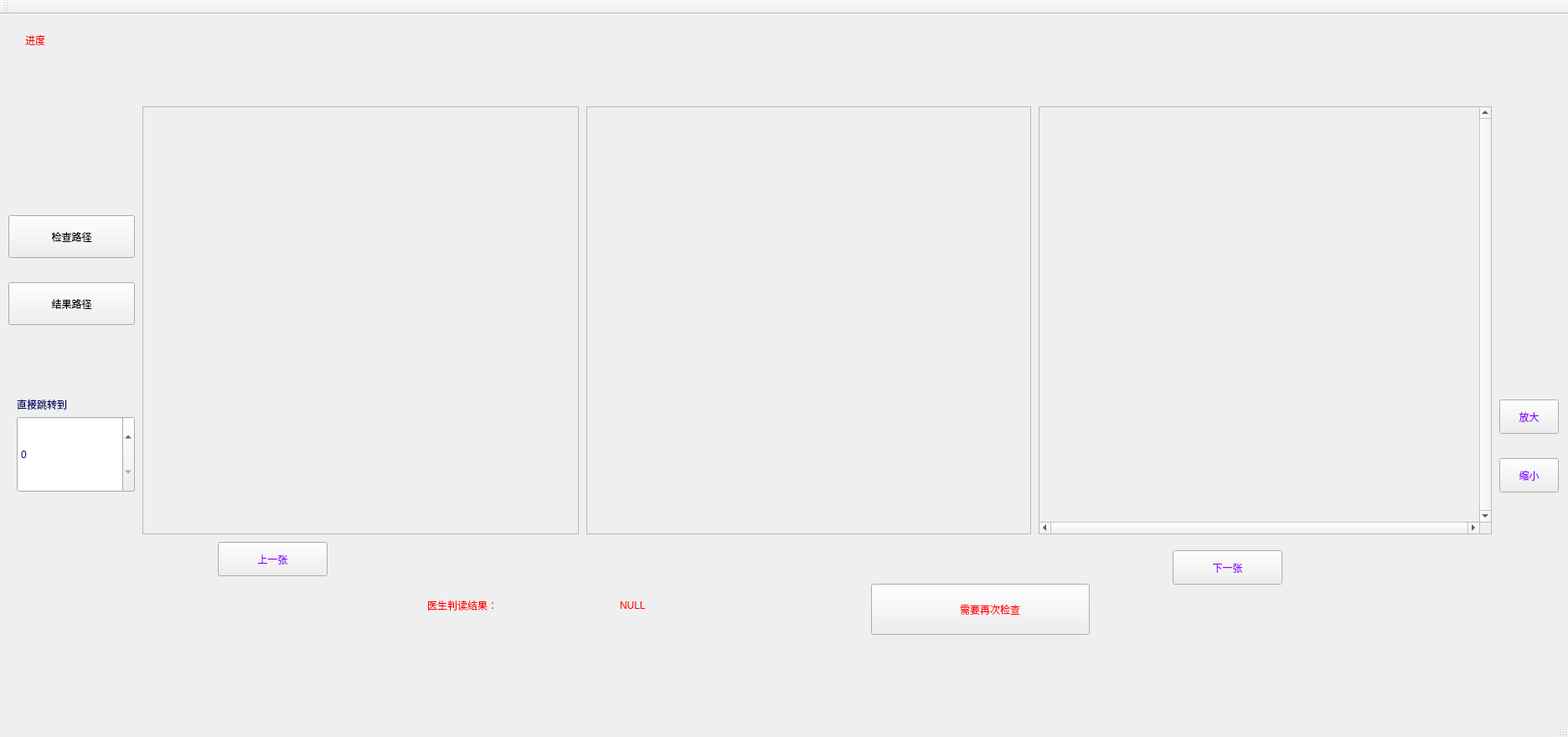
<?xml version="1.0" encoding="UTF-8"?>
<ui version="4.0">
 <class>segmentationClass</class>
 <widget class="QMainWindow" name="segmentationClass">
  <property name="geometry">
   <rect>
    <x>0</x>
    <y>0</y>
    <width>1872</width>
    <height>880</height>
   </rect>
  </property>
  <property name="windowTitle">
   <string>segmentation</string>
  </property>
  <property name="styleSheet">
   <string notr="true">border-image: url(:/segmentation/art_design/background.png);</string>
  </property>
  <widget class="QWidget" name="centralWidget">
   <widget class="QScrollArea" name="scrollArea">
    <property name="geometry">
     <rect>
      <x>170</x>
      <y>110</y>
      <width>521</width>
      <height>511</height>
     </rect>
    </property>
    <property name="styleSheet">
     <string notr="true">background-image: url(:/segmentation/art_design/2.png);</string>
    </property>
    <property name="widgetResizable">
     <bool>true</bool>
    </property>
    <property name="alignment">
     <set>Qt::AlignCenter</set>
    </property>
    <widget class="QWidget" name="scrollAreaWidgetContents">
     <property name="geometry">
      <rect>
       <x>0</x>
       <y>0</y>
       <width>521</width>
       <height>511</height>
      </rect>
     </property>
    </widget>
   </widget>
   <widget class="QPushButton" name="OpenFig">
    <property name="geometry">
     <rect>
      <x>10</x>
      <y>240</y>
      <width>151</width>
      <height>51</height>
     </rect>
    </property>
    <property name="styleSheet">
     <string notr="true">border-image: url(:/segmentation/art_design/bottom.png);
color: rgb(0, 0, 0);
font: 75 13pt &quot;AcadEref&quot;;</string>
    </property>
    <property name="text">
     <string>检查路径</string>
    </property>
   </widget>
   <widget class="QLabel" name="index_check">
    <property name="geometry">
     <rect>
      <x>30</x>
      <y>0</y>
      <width>131</width>
      <height>61</height>
     </rect>
    </property>
    <property name="styleSheet">
     <string notr="true">border-image: url(:/segmentation/art_design/1.png);
font: 28pt &quot;AcadEref&quot;;
color: rgb(255, 0, 0);</string>
    </property>
    <property name="text">
     <string>进度</string>
    </property>
   </widget>
   <widget class="QScrollArea" name="scrollArea_2">
    <property name="geometry">
     <rect>
      <x>1240</x>
      <y>110</y>
      <width>541</width>
      <height>511</height>
     </rect>
    </property>
    <property name="styleSheet">
     <string notr="true">background-image: url(:/segmentation/art_design/2.png);</string>
    </property>
    <property name="verticalScrollBarPolicy">
     <enum>Qt::ScrollBarAlwaysOn</enum>
    </property>
    <property name="horizontalScrollBarPolicy">
     <enum>Qt::ScrollBarAlwaysOn</enum>
    </property>
    <property name="widgetResizable">
     <bool>true</bool>
    </property>
    <property name="alignment">
     <set>Qt::AlignCenter</set>
    </property>
    <widget class="QWidget" name="scrollAreaWidgetContents_2">
     <property name="geometry">
      <rect>
       <x>0</x>
       <y>0</y>
       <width>520</width>
       <height>490</height>
      </rect>
     </property>
    </widget>
   </widget>
   <widget class="QPushButton" name="page_up">
    <property name="geometry">
     <rect>
      <x>260</x>
      <y>630</y>
      <width>131</width>
      <height>41</height>
     </rect>
    </property>
    <property name="styleSheet">
     <string notr="true">border-image: url(:/segmentation/art_design/bottom.png);
color: rgb(140, 0, 255);
font: 16pt &quot;AcadEref&quot;;</string>
    </property>
    <property name="text">
     <string>上一张</string>
    </property>
   </widget>
   <widget class="QPushButton" name="page_down">
    <property name="geometry">
     <rect>
      <x>1400</x>
      <y>640</y>
      <width>131</width>
      <height>41</height>
     </rect>
    </property>
    <property name="styleSheet">
     <string notr="true">border-image: url(:/segmentation/art_design/bottom.png);
color: rgb(140, 0, 255);
font: 16pt &quot;AcadEref&quot;;</string>
    </property>
    <property name="text">
     <string>下一张</string>
    </property>
   </widget>
   <widget class="QLabel" name="index_check_2">
    <property name="geometry">
     <rect>
      <x>510</x>
      <y>680</y>
      <width>231</width>
      <height>51</height>
     </rect>
    </property>
    <property name="styleSheet">
     <string notr="true">border-image: url(:/segmentation/art_design/1.png);
font: 18pt &quot;AcadEref&quot;;
color: rgb(255, 0, 0);</string>
    </property>
    <property name="text">
     <string>医生判读结果：</string>
    </property>
   </widget>
   <widget class="QLabel" name="doctor_answer">
    <property name="geometry">
     <rect>
      <x>740</x>
      <y>680</y>
      <width>231</width>
      <height>51</height>
     </rect>
    </property>
    <property name="styleSheet">
     <string notr="true">border-image: url(:/segmentation/art_design/1.png);
font: 18pt &quot;Corbel&quot;;
color: rgb(255, 0, 0);</string>
    </property>
    <property name="text">
     <string>NULL</string>
    </property>
   </widget>
   <widget class="QPushButton" name="big">
    <property name="geometry">
     <rect>
      <x>1790</x>
      <y>460</y>
      <width>71</width>
      <height>41</height>
     </rect>
    </property>
    <property name="styleSheet">
     <string notr="true">border-image: url(:/segmentation/art_design/bottom.png);
color: rgb(140, 0, 255);
font: 16pt &quot;AcadEref&quot;;</string>
    </property>
    <property name="text">
     <string>放大</string>
    </property>
   </widget>
   <widget class="QPushButton" name="small">
    <property name="geometry">
     <rect>
      <x>1790</x>
      <y>530</y>
      <width>71</width>
      <height>41</height>
     </rect>
    </property>
    <property name="styleSheet">
     <string notr="true">border-image: url(:/segmentation/art_design/bottom.png);
color: rgb(140, 0, 255);
font: 16pt &quot;AcadEref&quot;;</string>
    </property>
    <property name="text">
     <string>缩小</string>
    </property>
   </widget>
   <widget class="QPushButton" name="SaveFig">
    <property name="geometry">
     <rect>
      <x>10</x>
      <y>320</y>
      <width>151</width>
      <height>51</height>
     </rect>
    </property>
    <property name="styleSheet">
     <string notr="true">border-image: url(:/segmentation/art_design/bottom.png);
color: rgb(0, 0, 0);
font: 75 13pt &quot;AcadEref&quot;;</string>
    </property>
    <property name="text">
     <string>结果路径</string>
    </property>
   </widget>
   <widget class="QPushButton" name="check">
    <property name="geometry">
     <rect>
      <x>1040</x>
      <y>680</y>
      <width>261</width>
      <height>61</height>
     </rect>
    </property>
    <property name="styleSheet">
     <string notr="true">color: rgb(255, 0, 4);
border-image: url(:/segmentation/art_design/bottom3.png);
font: 12pt &quot;AcadEref&quot;;</string>
    </property>
    <property name="text">
     <string>       需要再次检查</string>
    </property>
    <property name="autoDefault">
     <bool>false</bool>
    </property>
    <property name="default">
     <bool>false</bool>
    </property>
   </widget>
   <widget class="QScrollArea" name="scrollArea_3">
    <property name="geometry">
     <rect>
      <x>700</x>
      <y>110</y>
      <width>531</width>
      <height>511</height>
     </rect>
    </property>
    <property name="styleSheet">
     <string notr="true">background-image: url(:/segmentation/art_design/2.png);</string>
    </property>
    <property name="widgetResizable">
     <bool>true</bool>
    </property>
    <property name="alignment">
     <set>Qt::AlignCenter</set>
    </property>
    <widget class="QWidget" name="scrollAreaWidgetContents_3">
     <property name="geometry">
      <rect>
       <x>0</x>
       <y>0</y>
       <width>531</width>
       <height>511</height>
      </rect>
     </property>
    </widget>
   </widget>
   <widget class="QLabel" name="index">
    <property name="geometry">
     <rect>
      <x>160</x>
      <y>0</y>
      <width>321</width>
      <height>61</height>
     </rect>
    </property>
    <property name="styleSheet">
     <string notr="true">border-image: url(:/segmentation/art_design/1.png);
font: 28pt &quot;AcadEref&quot;;
color: rgb(57, 173, 84);</string>
    </property>
    <property name="text">
     <string/>
    </property>
   </widget>
   <widget class="QLabel" name="save_result_2">
    <property name="geometry">
     <rect>
      <x>10</x>
      <y>750</y>
      <width>1781</width>
      <height>51</height>
     </rect>
    </property>
    <property name="styleSheet">
     <string notr="true">border-image: url(:/segmentation/art_design/bottom4.png);
font: 25 11pt &quot;Bahnschrift Light Condensed&quot;;
color: rgb(255, 0, 0);</string>
    </property>
    <property name="text">
     <string/>
    </property>
   </widget>
   <widget class="QSpinBox" name="spinBox">
    <property name="geometry">
     <rect>
      <x>20</x>
      <y>480</y>
      <width>141</width>
      <height>91</height>
     </rect>
    </property>
    <property name="styleSheet">
     <string notr="true">border-image: url(:/segmentation/art_design/bottom4.jpg);
color: rgb(0, 0, 100);
font: 20pt &quot;AcadEref&quot;;</string>
    </property>
    <property name="maximum">
     <number>10000</number>
    </property>
    <property name="singleStep">
     <number>1</number>
    </property>
   </widget>
   <widget class="QLabel" name="index_check_4">
    <property name="geometry">
     <rect>
      <x>20</x>
      <y>450</y>
      <width>141</width>
      <height>31</height>
     </rect>
    </property>
    <property name="styleSheet">
     <string notr="true">border-image: url(:/segmentation/art_design/bottom4.png);
color: rgb(0, 0, 100);
font: 10pt &quot;AcadEref&quot;;</string>
    </property>
    <property name="text">
     <string>直接跳转到</string>
    </property>
   </widget>
   <widget class="QLabel" name="save_result">
    <property name="geometry">
     <rect>
      <x>30</x>
      <y>60</y>
      <width>1751</width>
      <height>51</height>
     </rect>
    </property>
    <property name="styleSheet">
     <string notr="true">border-image: url(:/segmentation/art_design/bottom4.png);
font: 25 11pt &quot;Bahnschrift Light Condensed&quot;;
color: rgb(0, 0, 100);</string>
    </property>
    <property name="text">
     <string/>
    </property>
   </widget>
  </widget>
  <widget class="QMenuBar" name="menuBar">
   <property name="geometry">
    <rect>
     <x>0</x>
     <y>0</y>
     <width>1872</width>
     <height>26</height>
    </rect>
   </property>
  </widget>
  <widget class="QToolBar" name="mainToolBar">
   <attribute name="toolBarArea">
    <enum>TopToolBarArea</enum>
   </attribute>
   <attribute name="toolBarBreak">
    <bool>false</bool>
   </attribute>
  </widget>
  <widget class="QStatusBar" name="statusBar"/>
 </widget>
 <layoutdefault spacing="6" margin="11"/>
 <resources>
  <include location="segmentation.qrc"/>
 </resources>
 <connections>
  <connection>
   <sender>spinBox</sender>
   <signal>valueChanged(int)</signal>
   <receiver>segmentationClass</receiver>
   <slot>go_to()</slot>
   <hints>
    <hint type="sourcelabel">
     <x>154</x>
     <y>608</y>
    </hint>
    <hint type="destinationlabel">
     <x>201</x>
     <y>731</y>
    </hint>
   </hints>
  </connection>
 </connections>
 <slots>
  <slot>go_to()</slot>
  <slot>on_gamma_clicked()</slot>
 </slots>
</ui>
